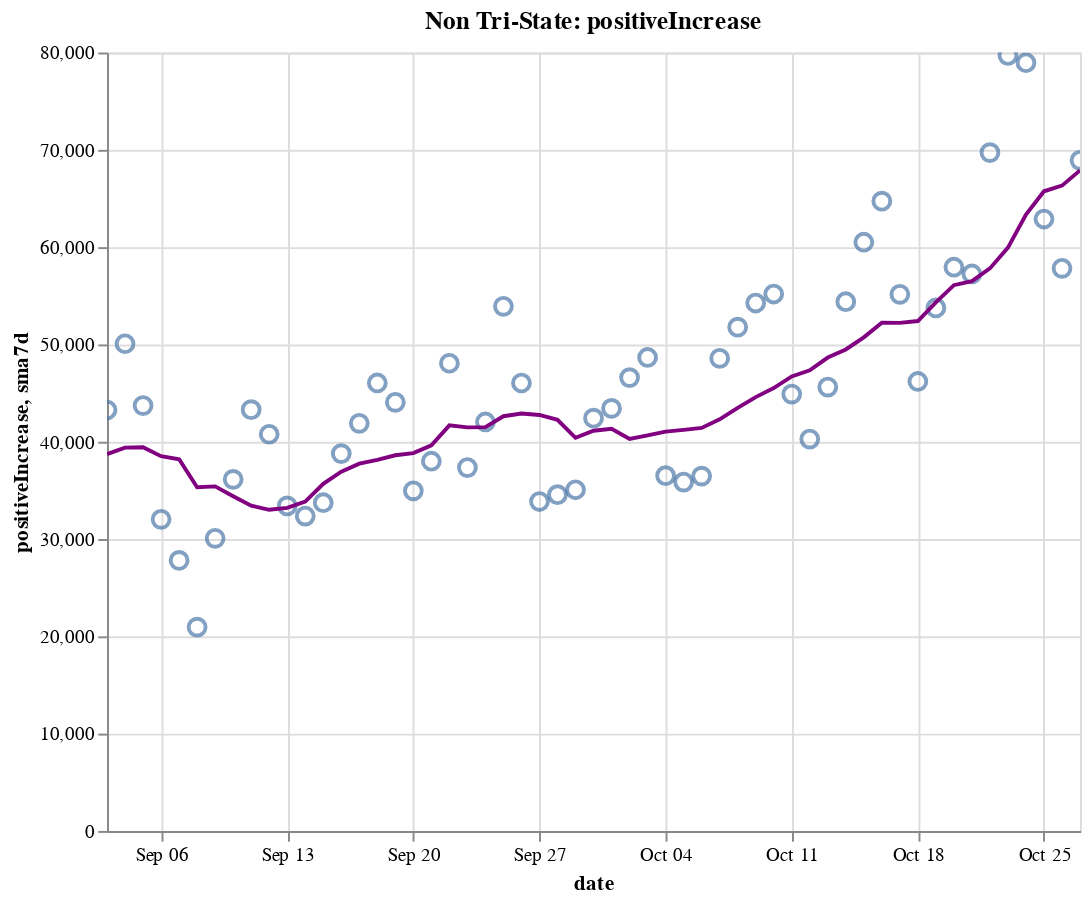

Notebook cell for this chart:
### Code cell
create_plot(non_tristate, 'positiveIncrease')

### Figure 1 — Vega-Lite specification as saved in the notebook (floating-point values rounded to 4 significant figures)
{"config": {"view": {"continuousWidth": 400, "continuousHeight": 300}}, "layer": [{"layer": [{"mark": {"type": "point", "size": 75}, "encoding": {"tooltip": [{"type": "temporal", "field": "date"}, {"type": "quantitative", "field": "positiveIncrease"}, {"type": "quantitative", "field": "sma7d"}], "x": {"type": "temporal", "field": "date"}, "y": {"type": "quantitative", "field": "positiveIncrease"}}, "selection": {"selector014": {"type": "interval", "bind": "scales", "encodings": ["x", "y"]}}}, {"mark": {"type": "line", "color": "purple"}, "encoding": {"x": {"type": "temporal", "field": "date"}, "y": {"type": "quantitative", "field": "sma7d"}}}]}, {"mark": {"type": "rule", "color": "#aaa"}, "encoding": {"x": {"type": "temporal", "field": "date"}}, "transform": [{"filter": {"selection": "selector013"}}]}, {"mark": "circle", "encoding": {"opacity": {"condition": {"value": 1, "selection": "selector013"}, "value": 0}, "tooltip": [{"type": "temporal", "field": "date"}, {"type": "quantitative", "field": "positiveIncrease"}, {"type": "quantitative", "field": "sma7d"}], "x": {"type": "temporal", "field": "date"}, "y": {"type": "quantitative", "field": "positiveIncrease"}}, "selection": {"selector013": {"type": "single", "encodings": ["x"], "on": "mouseover", "nearest": true, "empty": "none"}}}, {"mark": {"type": "text", "align": "left", "dx": 5, "dy": -5, "stroke": "white", "strokeWidth": 2}, "encoding": {"text": {"type": "quantitative", "field": "positiveIncrease"}, "tooltip": [{"type": "temporal", "field": "date"}, {"type": "quantitative", "field": "positiveIncrease"}, {"type": "quantitative", "field": "sma7d"}], "x": {"type": "temporal", "field": "date"}, "y": {"type": "quantitative", "field": "positiveIncrease"}}, "transform": [{"filter": {"selection": "selector013"}}]}, {"mark": {"type": "text", "align": "left", "dx": 5, "dy": -5}, "encoding": {"text": {"type": "quantitative", "field": "positiveIncrease"}, "tooltip": [{"type": "temporal", "field": "date"}, {"type": "quantitative", "field": "positiveIncrease"}, {"type": "quantitative", "field": "sma7d"}], "x": {"type": "temporal", "field": "date"}, "y": {"type": "quantitative", "field": "positiveIncrease"}}, "transform": [{"filter": {"selection": "selector013"}}]}], "data": {"name": "data-3ae45b13f4b11fd24df070a3d6b92319"}, "height": 400, "title": "Non Tri-State: positiveIncrease", "width": 500, "$schema": "https://vega.github.io/schema/vega-lite/v4.8.1.json", "datasets": {"data-3ae45b13f4b11fd24df070a3d6b92319": [{"date": "2020-09-03T00:00:00", "totalTestResultsIncrease": 731600.0, "positiveIncrease": 43260.0, "death": 133000.0, "deathIncrease": 1055.0, "positiveRate": 0.059, "state": "Non Tri-State", "sma7d": 38720.0}, {"date": "2020-09-04T00:00:00", "totalTestResultsIncrease": 871900.0, "positiveIncrease": 50070.0, "death": 133900.0, "deathIncrease": 986.0, "positiveRate": 0.057, "state": "Non Tri-State", "sma7d": 39400.0}, {"date": "2020-09-05T00:00:00", "totalTestResultsIncrease": 845800.0, "positiveIncrease": 43720.0, "death": 134900.0, "deathIncrease": 909.0, "positiveRate": 0.052, "state": "Non Tri-State", "sma7d": 39440.0}, {"date": "2020-09-06T00:00:00", "totalTestResultsIncrease": 695900.0, "positiveIncrease": 32030.0, "death": 135300.0, "deathIncrease": 436.0, "positiveRate": 0.046, "state": "Non Tri-State", "sma7d": 38520.0}, {"date": "2020-09-07T00:00:00", "totalTestResultsIncrease": 538800.0, "positiveIncrease": 27800.0, "death": 135500.0, "deathIncrease": 221.0, "positiveRate": 0.052, "state": "Non Tri-State", "sma7d": 38200.0}, {"date": "2020-09-08T00:00:00", "totalTestResultsIncrease": 450000.0, "positiveIncrease": 20950.0, "death": 135900.0, "deathIncrease": 341.0, "positiveRate": 0.047, "state": "Non Tri-State", "sma7d": 35320.0}, {"date": "2020-09-09T00:00:00", "totalTestResultsIncrease": 594000.0, "positiveIncrease": 30080.0, "death": 136900.0, "deathIncrease": 1073.0, "positiveRate": 0.051, "state": "Non Tri-State", "sma7d": 35410.0}, {"date": "2020-09-10T00:00:00", "totalTestResultsIncrease": 641300.0, "positiveIncrease": 36130.0, "death": 138100.0, "deathIncrease": 1154.0, "positiveRate": 0.056, "state": "Non Tri-State", "sma7d": 34400.0}, {"date": "2020-09-11T00:00:00", "totalTestResultsIncrease": 758300.0, "positiveIncrease": 43290.0, "death": 139100.0, "deathIncrease": 1002.0, "positiveRate": 0.057, "state": "Non Tri-State", "sma7d": 33430.0}, {"date": "2020-09-12T00:00:00", "totalTestResultsIncrease": 873400.0, "positiveIncrease": 40770.0, "death": 139900.0, "deathIncrease": 804.0, "positiveRate": 0.047, "state": "Non Tri-State", "sma7d": 33010.0}, {"date": "2020-09-13T00:00:00", "totalTestResultsIncrease": 654500.0, "positiveIncrease": 33400.0, "death": 140300.0, "deathIncrease": 379.0, "positiveRate": 0.051, "state": "Non Tri-State", "sma7d": 33200.0}, {"date": "2020-09-14T00:00:00", "totalTestResultsIncrease": 352700.0, "positiveIncrease": 32360.0, "death": 140700.0, "deathIncrease": 391.0, "positiveRate": 0.092, "state": "Non Tri-State", "sma7d": 33850.0}, {"date": "2020-09-15T00:00:00", "totalTestResultsIncrease": 688900.0, "positiveIncrease": 33730.0, "death": 141700.0, "deathIncrease": 1011.0, "positiveRate": 0.049, "state": "Non Tri-State", "sma7d": 35680.0}, {"date": "2020-09-16T00:00:00", "totalTestResultsIncrease": 705500.0, "positiveIncrease": 38780.0, "death": 142900.0, "deathIncrease": 1184.0, "positiveRate": 0.055, "state": "Non Tri-State", "sma7d": 36920.0}, {"date": "2020-09-17T00:00:00", "totalTestResultsIncrease": 795800.0, "positiveIncrease": 41890.0, "death": 143700.0, "deathIncrease": 856.0, "positiveRate": 0.053, "state": "Non Tri-State", "sma7d": 37750.0}, {"date": "2020-09-18T00:00:00", "totalTestResultsIncrease": 938200.0, "positiveIncrease": 46040.0, "death": 144600.0, "deathIncrease": 883.0, "positiveRate": 0.049, "state": "Non Tri-State", "sma7d": 38140.0}, {"date": "2020-09-19T00:00:00", "totalTestResultsIncrease": 1038000.0, "positiveIncrease": 44050.0, "death": 145300.0, "deathIncrease": 735.0, "positiveRate": 0.042, "state": "Non Tri-State", "sma7d": 38610.0}, {"date": "2020-09-20T00:00:00", "totalTestResultsIncrease": 799100.0, "positiveIncrease": 34960.0, "death": 145600.0, "deathIncrease": 322.0, "positiveRate": 0.044, "state": "Non Tri-State", "sma7d": 38830.0}, {"date": "2020-09-21T00:00:00", "totalTestResultsIncrease": 651900.0, "positiveIncrease": 38000.0, "death": 145900.0, "deathIncrease": 281.0, "positiveRate": 0.058, "state": "Non Tri-State", "sma7d": 39640.0}, {"date": "2020-09-22T00:00:00", "totalTestResultsIncrease": 693400.0, "positiveIncrease": 48070.0, "death": 146800.0, "deathIncrease": 842.0, "positiveRate": 0.069, "state": "Non Tri-State", "sma7d": 41680.0}, {"date": "2020-09-23T00:00:00", "totalTestResultsIncrease": 881900.0, "positiveIncrease": 37340.0, "death": 147900.0, "deathIncrease": 1145.0, "positiveRate": 0.042, "state": "Non Tri-State", "sma7d": 41480.0}, {"date": "2020-09-24T00:00:00", "totalTestResultsIncrease": 871800.0, "positiveIncrease": 42030.0, "death": 148800.0, "deathIncrease": 908.0, "positiveRate": 0.048, "state": "Non Tri-State", "sma7d": 41500.0}, {"date": "2020-09-25T00:00:00", "totalTestResultsIncrease": 958000.0, "positiveIncrease": 53920.0, "death": 149700.0, "deathIncrease": 829.0, "positiveRate": 0.056, "state": "Non Tri-State", "sma7d": 42620.0}, {"date": "2020-09-26T00:00:00", "totalTestResultsIncrease": 960300.0, "positiveIncrease": 46040.0, "death": 150500.0, "deathIncrease": 859.0, "positiveRate": 0.048, "state": "Non Tri-State", "sma7d": 42910.0}, {"date": "2020-09-27T00:00:00", "totalTestResultsIncrease": 791100.0, "positiveIncrease": 33860.0, "death": 150800.0, "deathIncrease": 295.0, "positiveRate": 0.043, "state": "Non Tri-State", "sma7d": 42750.0}, {"date": "2020-09-28T00:00:00", "totalTestResultsIncrease": 981100.0, "positiveIncrease": 34560.0, "death": 151100.0, "deathIncrease": 245.0, "positiveRate": 0.035, "state": "Non Tri-State", "sma7d": 42260.0}, {"date": "2020-09-29T00:00:00", "totalTestResultsIncrease": 794900.0, "positiveIncrease": 35060.0, "death": 151800.0, "deathIncrease": 725.0, "positiveRate": 0.044, "state": "Non Tri-State", "sma7d": 40400.0}, {"date": "2020-09-30T00:00:00", "totalTestResultsIncrease": 719800.0, "positiveIncrease": 42420.0, "death": 152800.0, "deathIncrease": 1040.0, "positiveRate": 0.059, "state": "Non Tri-State", "sma7d": 41130.0}, {"date": "2020-10-01T00:00:00", "totalTestResultsIncrease": 847200.0, "positiveIncrease": 43430.0, "death": 153600.0, "deathIncrease": 832.0, "positiveRate": 0.051, "state": "Non Tri-State", "sma7d": 41330.0}, {"date": "2020-10-02T00:00:00", "totalTestResultsIncrease": 958800.0, "positiveIncrease": 46590.0, "death": 154500.0, "deathIncrease": 822.0, "positiveRate": 0.049, "state": "Non Tri-State", "sma7d": 40280.0}, {"date": "2020-10-03T00:00:00", "totalTestResultsIncrease": 931900.0, "positiveIncrease": 48660.0, "death": 155200.0, "deathIncrease": 729.0, "positiveRate": 0.052, "state": "Non Tri-State", "sma7d": 40650.0}, {"date": "2020-10-04T00:00:00", "totalTestResultsIncrease": 831500.0, "positiveIncrease": 36510.0, "death": 155500.0, "deathIncrease": 348.0, "positiveRate": 0.044, "state": "Non Tri-State", "sma7d": 41030.0}, {"date": "2020-10-05T00:00:00", "totalTestResultsIncrease": 816200.0, "positiveIncrease": 35860.0, "death": 155900.0, "deathIncrease": 312.0, "positiveRate": 0.044, "state": "Non Tri-State", "sma7d": 41220.0}, {"date": "2020-10-06T00:00:00", "totalTestResultsIncrease": 767200.0, "positiveIncrease": 36470.0, "death": 156500.0, "deathIncrease": 612.0, "positiveRate": 0.048, "state": "Non Tri-State", "sma7d": 41420.0}, {"date": "2020-10-07T00:00:00", "totalTestResultsIncrease": 796600.0, "positiveIncrease": 48570.0, "death": 157400.0, "deathIncrease": 901.0, "positiveRate": 0.061, "state": "Non Tri-State", "sma7d": 42300.0}, {"date": "2020-10-08T00:00:00", "totalTestResultsIncrease": 883600.0, "positiveIncrease": 51770.0, "death": 158300.0, "deathIncrease": 963.0, "positiveRate": 0.059, "state": "Non Tri-State", "sma7d": 43490.0}, {"date": "2020-10-09T00:00:00", "totalTestResultsIncrease": 975200.0, "positiveIncrease": 54260.0, "death": 159200.0, "deathIncrease": 880.0, "positiveRate": 0.056, "state": "Non Tri-State", "sma7d": 44590.0}, {"date": "2020-10-10T00:00:00", "totalTestResultsIncrease": 1039000.0, "positiveIncrease": 55180.0, "death": 159900.0, "deathIncrease": 650.0, "positiveRate": 0.053, "state": "Non Tri-State", "sma7d": 45520.0}, {"date": "2020-10-11T00:00:00", "totalTestResultsIncrease": 926400.0, "positiveIncrease": 44900.0, "death": 160300.0, "deathIncrease": 458.0, "positiveRate": 0.048, "state": "Non Tri-State", "sma7d": 46720.0}, {"date": "2020-10-12T00:00:00", "totalTestResultsIncrease": 788000.0, "positiveIncrease": 40270.0, "death": 160600.0, "deathIncrease": 271.0, "positiveRate": 0.051, "state": "Non Tri-State", "sma7d": 47350.0}, {"date": "2020-10-13T00:00:00", "totalTestResultsIncrease": 900200.0, "positiveIncrease": 45620.0, "death": 161300.0, "deathIncrease": 671.0, "positiveRate": 0.051, "state": "Non Tri-State", "sma7d": 48650.0}, {"date": "2020-10-14T00:00:00", "totalTestResultsIncrease": 827500.0, "positiveIncrease": 54390.0, "death": 162100.0, "deathIncrease": 791.0, "positiveRate": 0.066, "state": "Non Tri-State", "sma7d": 49480.0}, {"date": "2020-10-15T00:00:00", "totalTestResultsIncrease": 871900.0, "positiveIncrease": 60500.0, "death": 163000.0, "deathIncrease": 929.0, "positiveRate": 0.069, "state": "Non Tri-State", "sma7d": 50730.0}, {"date": "2020-10-16T00:00:00", "totalTestResultsIncrease": 990500.0, "positiveIncrease": 64720.0, "death": 163800.0, "deathIncrease": 860.0, "positiveRate": 0.065, "state": "Non Tri-State", "sma7d": 52230.0}, {"date": "2020-10-17T00:00:00", "totalTestResultsIncrease": 1048000.0, "positiveIncrease": 55150.0, "death": 164600.0, "deathIncrease": 769.0, "positiveRate": 0.053, "state": "Non Tri-State", "sma7d": 52220.0}, {"date": "2020-10-18T00:00:00", "totalTestResultsIncrease": 885400.0, "positiveIncrease": 46190.0, "death": 165000.0, "deathIncrease": 379.0, "positiveRate": 0.052, "state": "Non Tri-State", "sma7d": 52410.0}, {"date": "2020-10-19T00:00:00", "totalTestResultsIncrease": 989500.0, "positiveIncrease": 53750.0, "death": 165400.0, "deathIncrease": 426.0, "positiveRate": 0.054, "state": "Non Tri-State", "sma7d": 54330.0}, {"date": "2020-10-20T00:00:00", "totalTestResultsIncrease": 816200.0, "positiveIncrease": 57940.0, "death": 166200.0, "deathIncrease": 801.0, "positiveRate": 0.071, "state": "Non Tri-State", "sma7d": 56090.0}, {"date": "2020-10-21T00:00:00", "totalTestResultsIncrease": 743300.0, "positiveIncrease": 57240.0, "death": 167200.0, "deathIncrease": 991.0, "positiveRate": 0.077, "state": "Non Tri-State", "sma7d": 56500.0}, {"date": "2020-10-22T00:00:00", "totalTestResultsIncrease": 981300.0, "positiveIncrease": 69720.0, "death": 168300.0, "deathIncrease": 1108.0, "positiveRate": 0.071, "state": "Non Tri-State", "sma7d": 57810.0}, {"date": "2020-10-23T00:00:00", "totalTestResultsIncrease": 1130000.0, "positiveIncrease": 79700.0, "death": 169200.0, "deathIncrease": 888.0, "positiveRate": 0.071, "state": "Non Tri-State", "sma7d": 59950.0}, {"date": "2020-10-24T00:00:00", "totalTestResultsIncrease": 1112000.0, "positiveIncrease": 78960.0, "death": 170100.0, "deathIncrease": 869.0, "positiveRate": 0.071, "state": "Non Tri-State", "sma7d": 63350.0}, {"date": "2020-10-25T00:00:00", "totalTestResultsIncrease": 991800.0, "positiveIncrease": 62890.0, "death": 170400.0, "deathIncrease": 361.0, "positiveRate": 0.063, "state": "Non Tri-State", "sma7d": 65740.0}, {"date": "2020-10-26T00:00:00", "totalTestResultsIncrease": 933900.0, "positiveIncrease": 57820.0, "death": 170800.0, "deathIncrease": 358.0, "positiveRate": 0.062, "state": "Non Tri-State", "sma7d": 66320.0}, {"date": "2020-10-27T00:00:00", "totalTestResultsIncrease": 898600.0, "positiveIncrease": 68920.0, "death": 171700.0, "deathIncrease": 895.0, "positiveRate": 0.077, "state": "Non Tri-State", "sma7d": 67890.0}]}}
